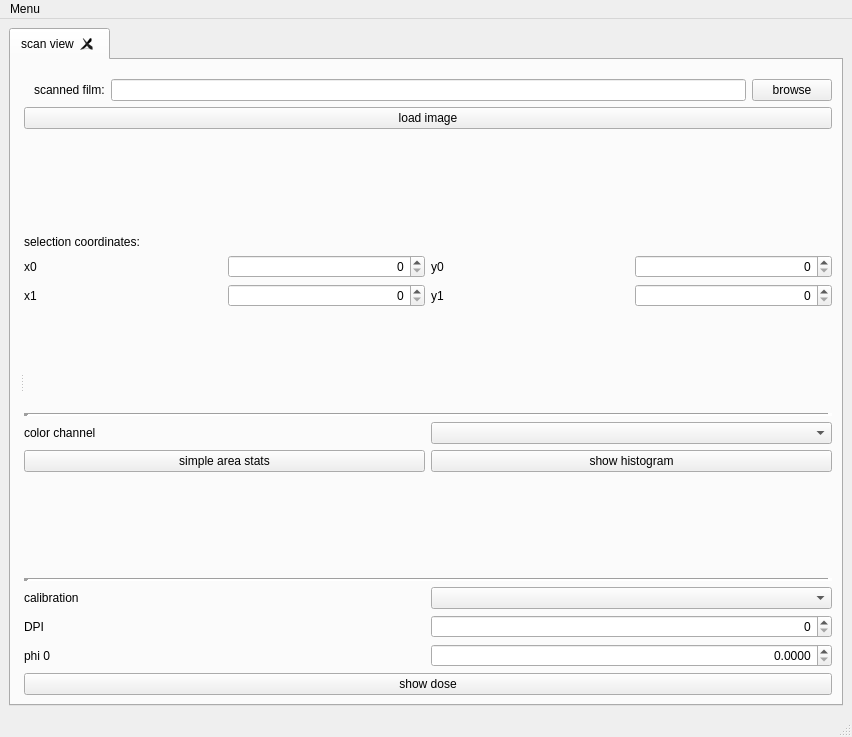
<?xml version="1.0" encoding="UTF-8"?>
<ui version="4.0">
 <class>MainWindow</class>
 <widget class="QMainWindow" name="MainWindow">
  <property name="geometry">
   <rect>
    <x>0</x>
    <y>0</y>
    <width>852</width>
    <height>737</height>
   </rect>
  </property>
  <property name="windowTitle">
   <string>EBT evaluation</string>
  </property>
  <widget class="QWidget" name="centralwidget">
   <layout class="QGridLayout" name="gridLayout">
    <item row="0" column="0">
     <widget class="QTabWidget" name="tabWidget">
      <property name="currentIndex">
       <number>0</number>
      </property>
      <property name="tabsClosable">
       <bool>true</bool>
      </property>
      <widget class="QWidget" name="scanTab">
       <attribute name="title">
        <string>scan view</string>
       </attribute>
       <layout class="QGridLayout" name="gridLayout_3">
        <item row="0" column="0">
         <widget class="QSplitter" name="splitter">
          <property name="orientation">
           <enum>Qt::Horizontal</enum>
          </property>
          <widget class="QWidget" name="layoutWidget">
           <layout class="QVBoxLayout" name="imageLayout"/>
          </widget>
          <widget class="QWidget" name="layoutWidget">
           <layout class="QVBoxLayout" name="verticalLayout_4">
            <item>
             <layout class="QHBoxLayout" name="horizontalLayout_2">
              <property name="leftMargin">
               <number>10</number>
              </property>
              <property name="topMargin">
               <number>10</number>
              </property>
              <item>
               <widget class="QLabel" name="label_7">
                <property name="text">
                 <string>scanned film:</string>
                </property>
               </widget>
              </item>
              <item>
               <widget class="QLineEdit" name="imagePath"/>
              </item>
              <item>
               <widget class="QPushButton" name="browseImageButton">
                <property name="text">
                 <string>browse</string>
                </property>
               </widget>
              </item>
             </layout>
            </item>
            <item>
             <widget class="QPushButton" name="loadButton">
              <property name="text">
               <string>load image</string>
              </property>
             </widget>
            </item>
            <item>
             <spacer name="verticalSpacer_2">
              <property name="orientation">
               <enum>Qt::Vertical</enum>
              </property>
              <property name="sizeHint" stdset="0">
               <size>
                <width>20</width>
                <height>40</height>
               </size>
              </property>
             </spacer>
            </item>
            <item>
             <widget class="QLabel" name="label_5">
              <property name="text">
               <string>selection coordinates:</string>
              </property>
             </widget>
            </item>
            <item>
             <layout class="QVBoxLayout" name="verticalLayout">
              <item>
               <layout class="QGridLayout" name="gridLayout_2">
                <property name="leftMargin">
                 <number>0</number>
                </property>
                <property name="topMargin">
                 <number>0</number>
                </property>
                <item row="0" column="4">
                 <widget class="QSpinBox" name="y0">
                  <property name="alignment">
                   <set>Qt::AlignRight|Qt::AlignTrailing|Qt::AlignVCenter</set>
                  </property>
                 </widget>
                </item>
                <item row="0" column="2">
                 <widget class="QSpinBox" name="x0">
                  <property name="alignment">
                   <set>Qt::AlignRight|Qt::AlignTrailing|Qt::AlignVCenter</set>
                  </property>
                 </widget>
                </item>
                <item row="0" column="1">
                 <widget class="QLabel" name="label">
                  <property name="text">
                   <string>x0</string>
                  </property>
                 </widget>
                </item>
                <item row="1" column="2">
                 <widget class="QSpinBox" name="x1">
                  <property name="alignment">
                   <set>Qt::AlignRight|Qt::AlignTrailing|Qt::AlignVCenter</set>
                  </property>
                 </widget>
                </item>
                <item row="1" column="4">
                 <widget class="QSpinBox" name="y1">
                  <property name="alignment">
                   <set>Qt::AlignRight|Qt::AlignTrailing|Qt::AlignVCenter</set>
                  </property>
                 </widget>
                </item>
                <item row="1" column="1">
                 <widget class="QLabel" name="label_2">
                  <property name="text">
                   <string>x1</string>
                  </property>
                 </widget>
                </item>
                <item row="0" column="3">
                 <widget class="QLabel" name="label_3">
                  <property name="text">
                   <string>y0</string>
                  </property>
                 </widget>
                </item>
                <item row="1" column="3">
                 <widget class="QLabel" name="label_4">
                  <property name="text">
                   <string>y1</string>
                  </property>
                 </widget>
                </item>
               </layout>
              </item>
             </layout>
            </item>
            <item>
             <spacer name="verticalSpacer_3">
              <property name="orientation">
               <enum>Qt::Vertical</enum>
              </property>
              <property name="sizeHint" stdset="0">
               <size>
                <width>20</width>
                <height>40</height>
               </size>
              </property>
             </spacer>
            </item>
            <item>
             <widget class="Line" name="line_2">
              <property name="lineWidth">
               <number>5</number>
              </property>
              <property name="orientation">
               <enum>Qt::Horizontal</enum>
              </property>
             </widget>
            </item>
            <item>
             <layout class="QHBoxLayout" name="horizontalLayout_6">
              <property name="leftMargin">
               <number>0</number>
              </property>
              <property name="topMargin">
               <number>0</number>
              </property>
              <item>
               <widget class="QLabel" name="label_9">
                <property name="text">
                 <string>color channel</string>
                </property>
               </widget>
              </item>
              <item>
               <widget class="QComboBox" name="channel_selection">
                <property name="toolTip">
                 <string>select the color channel to perform statistics on (not used for dose calculation)</string>
                </property>
               </widget>
              </item>
             </layout>
            </item>
            <item>
             <layout class="QHBoxLayout" name="horizontalLayout_7">
              <property name="topMargin">
               <number>0</number>
              </property>
              <item>
               <widget class="QPushButton" name="calcStatsButton">
                <property name="toolTip">
                 <string>calculate some statistics and print to logging window</string>
                </property>
                <property name="text">
                 <string>simple area stats</string>
                </property>
               </widget>
              </item>
              <item>
               <widget class="QPushButton" name="showHistoButton">
                <property name="toolTip">
                 <string>show a histogram of the selected area and channel</string>
                </property>
                <property name="text">
                 <string>show histogram</string>
                </property>
               </widget>
              </item>
             </layout>
            </item>
            <item>
             <spacer name="verticalSpacer">
              <property name="orientation">
               <enum>Qt::Vertical</enum>
              </property>
              <property name="sizeHint" stdset="0">
               <size>
                <width>20</width>
                <height>40</height>
               </size>
              </property>
             </spacer>
            </item>
            <item>
             <widget class="Line" name="line">
              <property name="frameShadow">
               <enum>QFrame::Sunken</enum>
              </property>
              <property name="lineWidth">
               <number>5</number>
              </property>
              <property name="orientation">
               <enum>Qt::Horizontal</enum>
              </property>
             </widget>
            </item>
            <item>
             <layout class="QHBoxLayout" name="horizontalLayout">
              <item>
               <widget class="QLabel" name="label_6">
                <property name="text">
                 <string>calibration</string>
                </property>
               </widget>
              </item>
              <item>
               <widget class="QComboBox" name="calibration_selection">
                <property name="currentIndex">
                 <number>-1</number>
                </property>
                <property name="sizeAdjustPolicy">
                 <enum>QComboBox::AdjustToContentsOnFirstShow</enum>
                </property>
               </widget>
              </item>
             </layout>
            </item>
            <item>
             <layout class="QHBoxLayout" name="horizontalLayout_3">
              <property name="leftMargin">
               <number>0</number>
              </property>
              <property name="topMargin">
               <number>0</number>
              </property>
              <item>
               <widget class="QLabel" name="label_8">
                <property name="text">
                 <string>DPI</string>
                </property>
                <property name="alignment">
                 <set>Qt::AlignLeading|Qt::AlignLeft|Qt::AlignVCenter</set>
                </property>
               </widget>
              </item>
              <item>
               <widget class="QSpinBox" name="DPI">
                <property name="toolTip">
                 <string>give the resolution of the image in dots per inch to calculate a cm scale</string>
                </property>
                <property name="alignment">
                 <set>Qt::AlignRight|Qt::AlignTrailing|Qt::AlignVCenter</set>
                </property>
                <property name="maximum">
                 <number>65536</number>
                </property>
               </widget>
              </item>
             </layout>
            </item>
            <item>
             <layout class="QHBoxLayout" name="horizontalLayout_8">
              <property name="topMargin">
               <number>0</number>
              </property>
              <item>
               <widget class="QLabel" name="label_10">
                <property name="text">
                 <string>phi 0</string>
                </property>
               </widget>
              </item>
              <item>
               <widget class="QDoubleSpinBox" name="phi0">
                <property name="toolTip">
                 <string>give the pixel value that corresponds to 0 dose, in order to calculate the net optical density</string>
                </property>
                <property name="alignment">
                 <set>Qt::AlignRight|Qt::AlignTrailing|Qt::AlignVCenter</set>
                </property>
                <property name="decimals">
                 <number>4</number>
                </property>
                <property name="maximum">
                 <double>255.000000000000000</double>
                </property>
               </widget>
              </item>
             </layout>
            </item>
            <item>
             <widget class="QPushButton" name="showDose_button">
              <property name="toolTip">
               <string>calculate the dose for the selected area</string>
              </property>
              <property name="text">
               <string>show dose</string>
              </property>
             </widget>
            </item>
           </layout>
          </widget>
         </widget>
        </item>
       </layout>
      </widget>
     </widget>
    </item>
   </layout>
  </widget>
  <widget class="QMenuBar" name="menubar">
   <property name="geometry">
    <rect>
     <x>0</x>
     <y>0</y>
     <width>852</width>
     <height>19</height>
    </rect>
   </property>
   <widget class="QMenu" name="menuMenu">
    <property name="title">
     <string>Menu</string>
    </property>
    <addaction name="actionShow_Scan"/>
    <addaction name="actionShow_Log"/>
    <addaction name="separator"/>
    <addaction name="actionScan_View_Settings"/>
    <addaction name="actionDose_View_Settings"/>
    <addaction name="separator"/>
    <addaction name="actionClose"/>
   </widget>
   <addaction name="menuMenu"/>
  </widget>
  <widget class="QStatusBar" name="statusbar"/>
  <action name="actionClose">
   <property name="text">
    <string>Close</string>
   </property>
  </action>
  <action name="actionScan_View_Settings">
   <property name="text">
    <string>Scan View Setting</string>
   </property>
  </action>
  <action name="actionShow_Scan">
   <property name="text">
    <string>Show Scan Tab</string>
   </property>
  </action>
  <action name="actionShow_Log">
   <property name="text">
    <string>Show Log</string>
   </property>
  </action>
  <action name="actionDose_View_Settings">
   <property name="text">
    <string>Dose View Settings</string>
   </property>
  </action>
 </widget>
 <tabstops>
  <tabstop>imagePath</tabstop>
  <tabstop>browseImageButton</tabstop>
  <tabstop>loadButton</tabstop>
  <tabstop>x0</tabstop>
  <tabstop>y0</tabstop>
  <tabstop>x1</tabstop>
  <tabstop>y1</tabstop>
  <tabstop>channel_selection</tabstop>
  <tabstop>calcStatsButton</tabstop>
  <tabstop>showHistoButton</tabstop>
  <tabstop>calibration_selection</tabstop>
  <tabstop>DPI</tabstop>
  <tabstop>phi0</tabstop>
  <tabstop>showDose_button</tabstop>
 </tabstops>
 <resources/>
 <connections/>
</ui>
